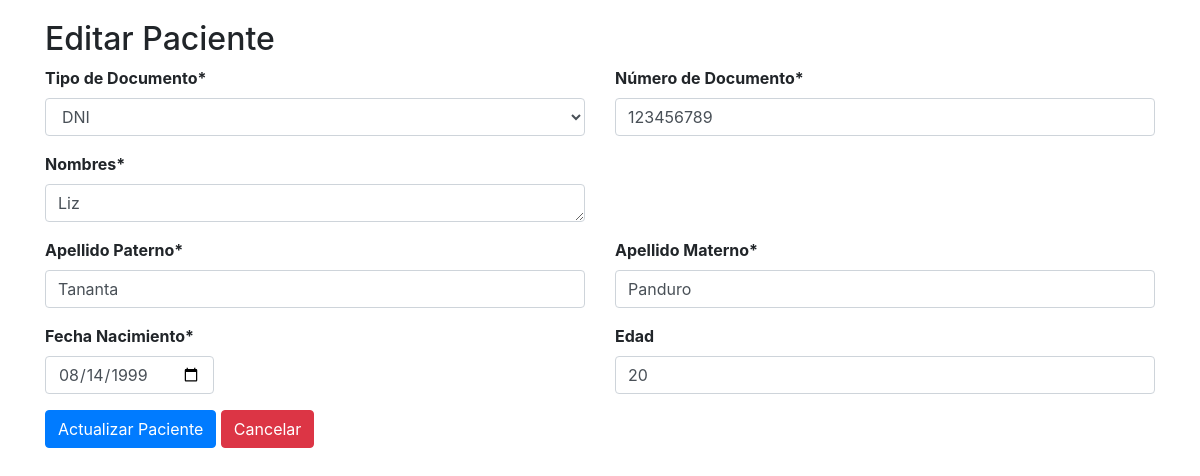
Page /editar/8 on the earlier database version.
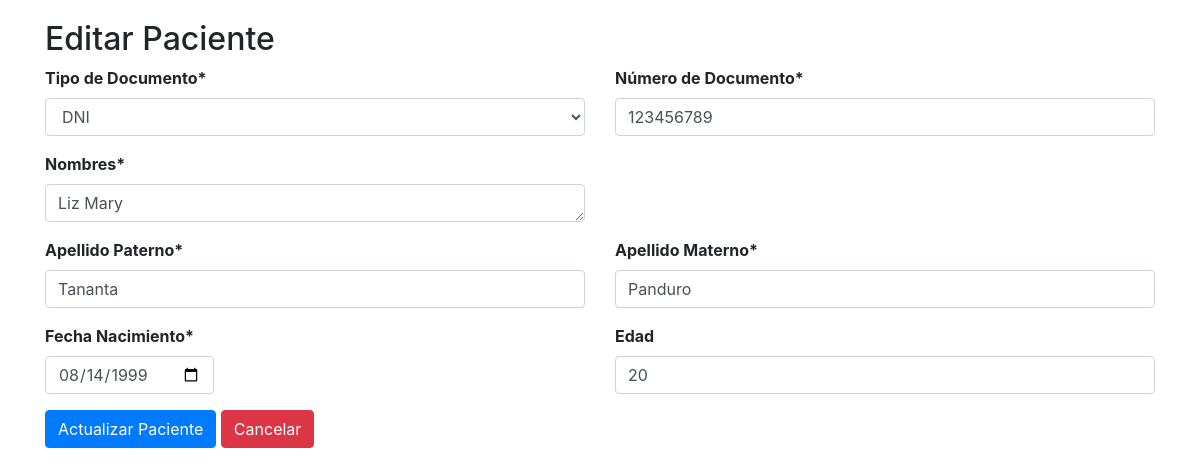
Same page on the later database version.
### pacientes/models.py (models this page shows, shortened)
class Pacientes(models.Model):
    tipo_documento = models.CharField(max_length=3, choices=[
        ('DNI', 'DNI'),
        ('CE', 'Carné de Extranjería'),
        ('IN', 'Indocumentado'),
    ], default='DNI')
    numero_documento = models.CharField(max_length=100)
    nombres = models.TextField()
    appPaterno = models.CharField(max_length=100)
    appMaterno = models.CharField(max_length=100)
    fecha = models.DateField()
    class Meta:
        unique_together = ('tipo_documento', 'numero_documento')

### pacientes/views.py (the view)
# urls.py: path('editar/<int:pk>', EditarPacientes.as_view(), name="editar-pacientes"),
class EditarPacientes(UpdateView):
    template_name = 'editar-paciente.html'
    model = Pacientes
    form_class = PacienteForm
    success_url = reverse_lazy('listar-pacientes')

### pacientes/form.py (shortened to what this page needs)
class PacienteForm(forms.models.ModelForm):
    class Meta:
        model = Pacientes
        fields = '__all__'
        widgets = {
                'fechaDeNacimiento': forms.DateInput(attrs={'type': 'date'}),
                'fecha': forms.TextInput(attrs={
                    'class': 'form-control holafecha', 'maxlength': '20', 'type': 'date'}),
                }
        labels = {
                'tipo_documento': 'Tipo de Documento',
                'numero_documento': 'Número de Documento',
                'nombres': 'Nombres',
                'appPaterno': 'Apellido Paterno',
                'appMaterno': 'Apellido Materno',
                'fecha': 'Fecha Nacimiento',
                }

### pacientes/templates/editar-paciente.html (shortened to what this page needs)
{% extends 'base_personal.html' %}
{% block content %}
    <div class="container container-fluid">
        <section class="section-editar">
            <div class="row">
                <div class="col-12">
                    <h2 class="minsa-pacientes"> Editar Paciente</h2>
                </div>
            </div>
            {% load crispy_forms_tags %}
            <form method="post">
                <div class="row">
                    <div class="col-6">
                        <div class="form-group">
                            {{ form.tipo_documento|as_crispy_field }}
                        </div>
                    </div>
                    <div class="col-6">
                        <div class="form-group">
                                {{ form.numero_documento|as_crispy_field }}
                        </div>
                    </div>
                </div>
                <div class="row">
                    <div class="col-6">
                        <div class="form-group hola">
                                {{ form.nombres|as_crispy_field }}
                        </div>
                    </div>
                </div>
                <div class="row">
                    <div class="col-6">
                        <div class="form-group">
                            {{ form.appPaterno|as_crispy_field }}
                        </div>
                    </div>
                    <div class="col-6">
                        <div class="form-group">
                                {{ form.appMaterno|as_crispy_field }}
                        </div>
                    </div>
                    </div>
                    <div class="row">
                    <div class="col-6">
                        <div class="form-group">
                            <div class="input-group date" data-date-format="dd-mm-yyyy">
                                {{ form.fecha|as_crispy_field }}
                            </div>
                        </div>
                    </div>
                    <div class="col-6">
                        <div class="form-group">
                            <label>Edad</label>
                            <input type="text" class="form-control" id="inputEdad">
                            </div>
                    </div>
                </div>
                <button type="submit" class="btn btn-primary">Actualizar Paciente</button>
                <a href="/" class="btn btn-danger">Cancelar</a>
            </form>
        </section>
    </div>
{% endblock %}

### pacientes/templates/base_personal.html (shortened to what this page needs)
<!DOCTYPE html>
{% load staticfiles %}
<html lang="en">
    <head>
       <link href="{% static 'css/bootstrap.css' %}" rel="stylesheet">
       <link href="{% static 'css/main.css' %}" rel="stylesheet">
    </head>
<body class="body-class">
    <div class="wrapper">
        {% block content %}
        {% endblock %}
    </div>
</body>
</html>

### pacientes/static/css/main.css (style rules this page uses)
.wrapper { padding: 20px; }
.form-group label { font-weight: bold; }
.section-editar .controls .select, .section-editar .controls .textarea, .section-editar .controls .textinput { border:4px solid blue; display: block; width: 100%; height: calc(2.25rem + 2px); padding: .375rem .75rem; font-size: 1rem; font-weight: 400; line-height: 1.5; color: #495057; background-color: #fff; background-clip: padding-box; border: 1px solid #ced4da; border-radius: .25rem; transition: border-color .15s ease-in-out,box-shadow .15s ease-in-out; }
input#id_fecha { display: block; width: 100%; height: calc(2.25rem + 2px); padding: .375rem .75rem; font-size: 1rem; font-weight: 400; line-height: 1.5; color: #495057; background-color: #fff; background-clip: padding-box; border: 1px solid #ced4da; border-radius: .25rem; transition: border-color .15s ease-in-out,box-shadow .15s ease-in-out; }

Differences in the rows shown:
changed Pacientes "DNI": nombres "Liz" → "Liz Mary"
